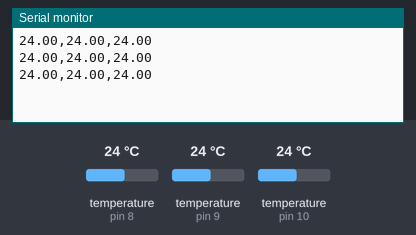
The sketch below on a simulated Arduino Nano, built with avr-gcc and run on an emulated ATmega328P. On the bench: the last lines printed to the serial monitor. Inputs (shaded band) come from the test bench; at power-on: temperature (sensors on pin 8, pin 9, pin 10) 24 °C.

Above: at 1.5 s.
1.6 s: temperature (sensor on pin 8) set to 12 °C
At 1.91 s:
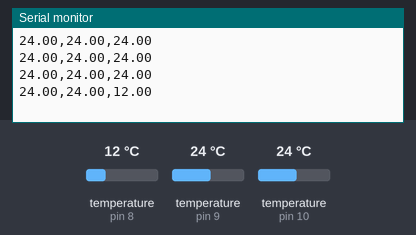
3.1 s: temperature (sensor on pin 9) set to 12 °C
At 3.19 s:
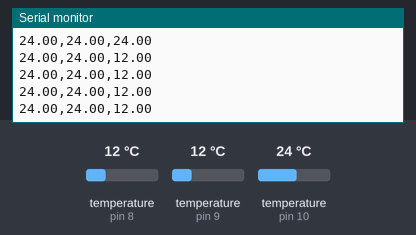
4.6 s: temperature (sensor on pin 10) set to 12 °C
At 4.89 s:
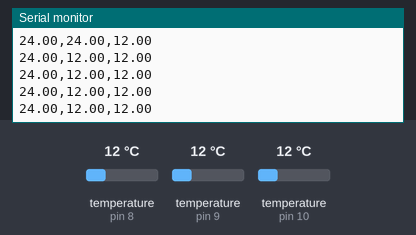
7.6 s: temperature (sensor on pin 8) set to 19 °C
At 7.86 s:
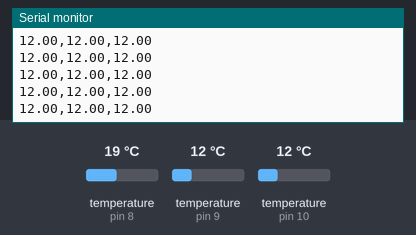
9.1 s: temperature (sensor on pin 9) set to 19 °C
At 9.14 s:
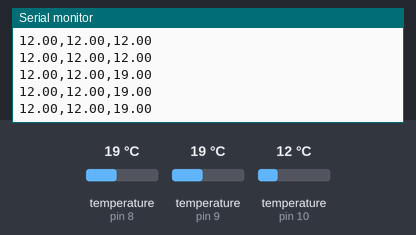
10.6 s: temperature (sensor on pin 10) set to 19 °C
At 10.84 s:
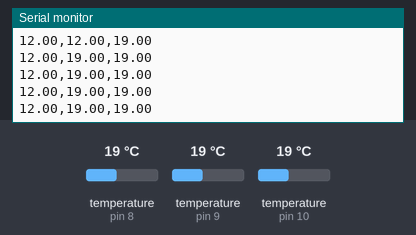
Timing chart, 0 to 13.1 s (numbered marks = the images above; inputs shaded):
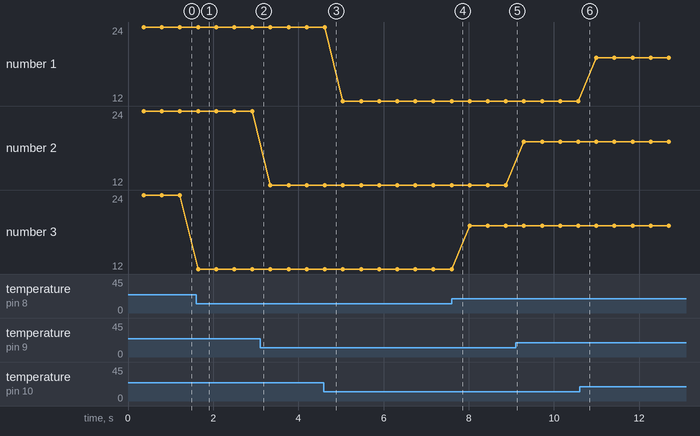

Measured:
- after the input at 1.6 s, the serial monitor: prints a new line at once (image 1)
- plotted number 3: 24 → 12 after the input at 1.6 s, 12 → 19 after the input at 7.6 s

The sketch:

three-sensors.ino
```cpp
/* DS18B20 1-Wire digital temperature sensor with Arduino example code. More info: https://www.makerguides.com */

// Include the required Arduino libraries:
#include "OneWire.h"
#include "DallasTemperature.h"

// Define to which pin of the Arduino the 1-Wire bus is connected:
#define ONE_WIRE_BUS_1 10
#define ONE_WIRE_BUS_2 9
#define ONE_WIRE_BUS_3 8

// Create a new instance of the oneWire class to communicate with any OneWire device:
OneWire oneWire_1(ONE_WIRE_BUS_1);
OneWire oneWire_2(ONE_WIRE_BUS_2);
OneWire oneWire_3(ONE_WIRE_BUS_3);
// Pass the oneWire reference to DallasTemperature library:
DallasTemperature sensor_1(&oneWire_1);
DallasTemperature sensor_2(&oneWire_2);
DallasTemperature sensor_3(&oneWire_3);

void setup() {
  // Begin serial communication at a baud rate of 9600:
  Serial.begin(9600);
  // Start up the library:
  sensor_1.setResolution(9);
  sensor_2.setResolution(9);
  sensor_3.setResolution(9);

  sensor_1.begin();
  sensor_2.begin();
  sensor_3.begin();
}

void loop() {
  // Send the command for all devices on the bus to perform a temperature conversion:
  sensor_1.requestTemperatures();
  sensor_2.requestTemperatures();
  sensor_3.requestTemperatures();

  // Fetch the temperature in degrees Celsius for device index:
  float tempC_1 = sensor_1.getTempCByIndex(0); // the index 0 refers to the first device
  float tempC_2 = sensor_2.getTempCByIndex(0); // the index 0 refers to the first device
  float tempC_3 = sensor_3.getTempCByIndex(0); // the index 0 refers to the first device
  // Fetch the temperature in degrees Fahrenheit for device index:

  // Print the temperature in Celsius in the Serial Monitor:
  //Serial.print("Temperature: ");
  //Serial.print(tempC_1);
  //Serial.print(" \xC2\xB0"); // shows degree symbol
  //Serial.println("C");

  //Serial.print("Temperature: ");
  //Serial.print(tempC_2);
  //Serial.print(" \xC2\xB0"); // shows degree symbol
  //Serial.println("C");

  //Serial.print("Temperature: ");
  //Serial.print(tempC_3);
  //Serial.print(" \xC2\xB0"); // shows degree symbol
  //Serial.println("C");

  //Serial.println("----------------------------");

  Serial.print(tempC_1);
  Serial.print(",");
  Serial.print(tempC_2);
  Serial.print(",");
  Serial.println(tempC_3);
  // Wait 1 second:
  delay(100);
}
```
